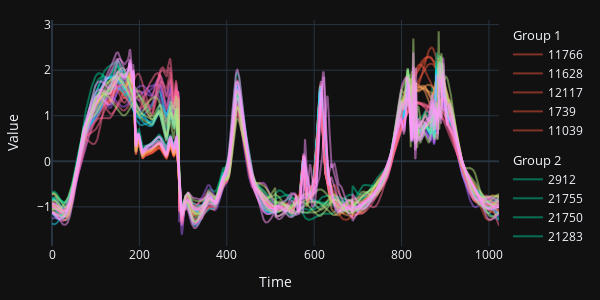

The notebook cell saved with this chart:
### Code cell
fig = data.plot_fig()
fig.update_layout(
    template="plotly_dark",
    height=300,
    width=600,
    xaxis=dict(title="Time"),
    yaxis=dict(title="Value"),
    margin=dict(l=20, r=20, t=20, b=20)
)

fig.show()

### Figure 1 — Plotly figure (JSON) as saved in the notebook; plotly's stock layout.template omitted (floating-point values rounded to 4 significant figures; data arrays with more than 128 entries replaced by an {"elided": "..."} marker saying what was removed)
{"data": [{"legendgroup": "1", "legendgrouptitle": {"text": "Group 1"}, "marker": {"color": "#EF553B"}, "name": "11766", "opacity": 0.5, "type": "scatter", "x": {"elided": "1024 int values"}, "y": {"elided": "1024 float values"}}, {"legendgroup": "1", "legendgrouptitle": {"text": "Group 1"}, "marker": {"color": "#EF553B"}, "name": "11628", "opacity": 0.5, "type": "scatter", "x": {"elided": "1024 int values"}, "y": {"elided": "1024 float values"}}, {"legendgroup": "1", "legendgrouptitle": {"text": "Group 1"}, "marker": {"color": "#EF553B"}, "name": "12117", "opacity": 0.5, "type": "scatter", "x": {"elided": "1024 int values"}, "y": {"elided": "1024 float values"}}, {"legendgroup": "1", "legendgrouptitle": {"text": "Group 1"}, "marker": {"color": "#EF553B"}, "name": "1739", "opacity": 0.5, "type": "scatter", "x": {"elided": "1024 int values"}, "y": {"elided": "1024 float values"}}, {"legendgroup": "1", "legendgrouptitle": {"text": "Group 1"}, "marker": {"color": "#EF553B"}, "name": "11039", "opacity": 0.5, "type": "scatter", "x": {"elided": "1024 int values"}, "y": {"elided": "1024 float values"}}, {"legendgroup": "2", "legendgrouptitle": {"text": "Group 2"}, "marker": {"color": "#00CC96"}, "name": "2912", "opacity": 0.5, "type": "scatter", "x": {"elided": "1024 int values"}, "y": {"elided": "1024 float values"}}, {"legendgroup": "2", "legendgrouptitle": {"text": "Group 2"}, "marker": {"color": "#00CC96"}, "name": "21755", "opacity": 0.5, "type": "scatter", "x": {"elided": "1024 int values"}, "y": {"elided": "1024 float values"}}, {"legendgroup": "2", "legendgrouptitle": {"text": "Group 2"}, "marker": {"color": "#00CC96"}, "name": "21750", "opacity": 0.5, "type": "scatter", "x": {"elided": "1024 int values"}, "y": {"elided": "1024 float values"}}, {"legendgroup": "2", "legendgrouptitle": {"text": "Group 2"}, "marker": {"color": "#00CC96"}, "name": "21283", "opacity": 0.5, "type": "scatter", "x": {"elided": "1024 int values"}, "y": {"elided": "1024 float values"}}, {"legendgroup": "2", "legendgrouptitle": {"text": "Group 2"}, "marker": {"color": "#00CC96"}, "name": "2582", "opacity": 0.5, "type": "scatter", "x": {"elided": "1024 int values"}, "y": {"elided": "1024 float values"}}, {"legendgroup": "3", "legendgrouptitle": {"text": "Group 3"}, "marker": {"color": "#AB63FA"}, "name": "3445", "opacity": 0.5, "type": "scatter", "x": {"elided": "1024 int values"}, "y": {"elided": "1024 float values"}}, {"legendgroup": "3", "legendgrouptitle": {"text": "Group 3"}, "marker": {"color": "#AB63FA"}, "name": "3424", "opacity": 0.5, "type": "scatter", "x": {"elided": "1024 int values"}, "y": {"elided": "1024 float values"}}, {"legendgroup": "3", "legendgrouptitle": {"text": "Group 3"}, "marker": {"color": "#AB63FA"}, "name": "31676", "opacity": 0.5, "type": "scatter", "x": {"elided": "1024 int values"}, "y": {"elided": "1024 float values"}}, {"legendgroup": "3", "legendgrouptitle": {"text": "Group 3"}, "marker": {"color": "#AB63FA"}, "name": "32053", "opacity": 0.5, "type": "scatter", "x": {"elided": "1024 int values"}, "y": {"elided": "1024 float values"}}, {"legendgroup": "3", "legendgrouptitle": {"text": "Group 3"}, "marker": {"color": "#AB63FA"}, "name": "31238", "opacity": 0.5, "type": "scatter", "x": {"elided": "1024 int values"}, "y": {"elided": "1024 float values"}}, {"legendgroup": "4", "legendgrouptitle": {"text": "Group 4"}, "marker": {"color": "#FFA15A"}, "name": "41703", "opacity": 0.5, "type": "scatter", "x": {"elided": "1024 int values"}, "y": {"elided": "1024 float values"}}, {"legendgroup": "4", "legendgrouptitle": {"text": "Group 4"}, "marker": {"color": "#FFA15A"}, "name": "41157", "opacity": 0.5, "type": "scatter", "x": {"elided": "1024 int values"}, "y": {"elided": "1024 float values"}}, {"legendgroup": "4", "legendgrouptitle": {"text": "Group 4"}, "marker": {"color": "#FFA15A"}, "name": "41482", "opacity": 0.5, "type": "scatter", "x": {"elided": "1024 int values"}, "y": {"elided": "1024 float values"}}, {"legendgroup": "4", "legendgrouptitle": {"text": "Group 4"}, "marker": {"color": "#FFA15A"}, "name": "42118", "opacity": 0.5, "type": "scatter", "x": {"elided": "1024 int values"}, "y": {"elided": "1024 float values"}}, {"legendgroup": "4", "legendgrouptitle": {"text": "Group 4"}, "marker": {"color": "#FFA15A"}, "name": "42364", "opacity": 0.5, "type": "scatter", "x": {"elided": "1024 int values"}, "y": {"elided": "1024 float values"}}, {"legendgroup": "5", "legendgrouptitle": {"text": "Group 5"}, "marker": {"color": "#19D3F3"}, "name": "5709", "opacity": 0.5, "type": "scatter", "x": {"elided": "1024 int values"}, "y": {"elided": "1024 float values"}}, {"legendgroup": "5", "legendgrouptitle": {"text": "Group 5"}, "marker": {"color": "#19D3F3"}, "name": "52394", "opacity": 0.5, "type": "scatter", "x": {"elided": "1024 int values"}, "y": {"elided": "1024 float values"}}, {"legendgroup": "5", "legendgrouptitle": {"text": "Group 5"}, "marker": {"color": "#19D3F3"}, "name": "52156", "opacity": 0.5, "type": "scatter", "x": {"elided": "1024 int values"}, "y": {"elided": "1024 float values"}}, {"legendgroup": "5", "legendgrouptitle": {"text": "Group 5"}, "marker": {"color": "#19D3F3"}, "name": "51428", "opacity": 0.5, "type": "scatter", "x": {"elided": "1024 int values"}, "y": {"elided": "1024 float values"}}, {"legendgroup": "5", "legendgrouptitle": {"text": "Group 5"}, "marker": {"color": "#19D3F3"}, "name": "5151", "opacity": 0.5, "type": "scatter", "x": {"elided": "1024 int values"}, "y": {"elided": "1024 float values"}}, {"legendgroup": "6", "legendgrouptitle": {"text": "Group 6"}, "marker": {"color": "#FF6692"}, "name": "6966", "opacity": 0.5, "type": "scatter", "x": {"elided": "1024 int values"}, "y": {"elided": "1024 float values"}}, {"legendgroup": "6", "legendgrouptitle": {"text": "Group 6"}, "marker": {"color": "#FF6692"}, "name": "61051", "opacity": 0.5, "type": "scatter", "x": {"elided": "1024 int values"}, "y": {"elided": "1024 float values"}}, {"legendgroup": "6", "legendgrouptitle": {"text": "Group 6"}, "marker": {"color": "#FF6692"}, "name": "6928", "opacity": 0.5, "type": "scatter", "x": {"elided": "1024 int values"}, "y": {"elided": "1024 float values"}}, {"legendgroup": "6", "legendgrouptitle": {"text": "Group 6"}, "marker": {"color": "#FF6692"}, "name": "642", "opacity": 0.5, "type": "scatter", "x": {"elided": "1024 int values"}, "y": {"elided": "1024 float values"}}, {"legendgroup": "6", "legendgrouptitle": {"text": "Group 6"}, "marker": {"color": "#FF6692"}, "name": "6624", "opacity": 0.5, "type": "scatter", "x": {"elided": "1024 int values"}, "y": {"elided": "1024 float values"}}, {"legendgroup": "7", "legendgrouptitle": {"text": "Group 7"}, "marker": {"color": "#B6E880"}, "name": "71156", "opacity": 0.5, "type": "scatter", "x": {"elided": "1024 int values"}, "y": {"elided": "1024 float values"}}, {"legendgroup": "7", "legendgrouptitle": {"text": "Group 7"}, "marker": {"color": "#B6E880"}, "name": "7519", "opacity": 0.5, "type": "scatter", "x": {"elided": "1024 int values"}, "y": {"elided": "1024 float values"}}, {"legendgroup": "7", "legendgrouptitle": {"text": "Group 7"}, "marker": {"color": "#B6E880"}, "name": "72085", "opacity": 0.5, "type": "scatter", "x": {"elided": "1024 int values"}, "y": {"elided": "1024 float values"}}, {"legendgroup": "7", "legendgrouptitle": {"text": "Group 7"}, "marker": {"color": "#B6E880"}, "name": "7804", "opacity": 0.5, "type": "scatter", "x": {"elided": "1024 int values"}, "y": {"elided": "1024 float values"}}, {"legendgroup": "7", "legendgrouptitle": {"text": "Group 7"}, "marker": {"color": "#B6E880"}, "name": "7538", "opacity": 0.5, "type": "scatter", "x": {"elided": "1024 int values"}, "y": {"elided": "1024 float values"}}, {"legendgroup": "8", "legendgrouptitle": {"text": "Group 8"}, "marker": {"color": "#FF97FF"}, "name": "82116", "opacity": 0.5, "type": "scatter", "x": {"elided": "1024 int values"}, "y": {"elided": "1024 float values"}}, {"legendgroup": "8", "legendgrouptitle": {"text": "Group 8"}, "marker": {"color": "#FF97FF"}, "name": "81094", "opacity": 0.5, "type": "scatter", "x": {"elided": "1024 int values"}, "y": {"elided": "1024 float values"}}, {"legendgroup": "8", "legendgrouptitle": {"text": "Group 8"}, "marker": {"color": "#FF97FF"}, "name": "8156", "opacity": 0.5, "type": "scatter", "x": {"elided": "1024 int values"}, "y": {"elided": "1024 float values"}}, {"legendgroup": "8", "legendgrouptitle": {"text": "Group 8"}, "marker": {"color": "#FF97FF"}, "name": "81300", "opacity": 0.5, "type": "scatter", "x": {"elided": "1024 int values"}, "y": {"elided": "1024 float values"}}, {"legendgroup": "8", "legendgrouptitle": {"text": "Group 8"}, "marker": {"color": "#FF97FF"}, "name": "8665", "opacity": 0.5, "type": "scatter", "x": {"elided": "1024 int values"}, "y": {"elided": "1024 float values"}}], "layout": {"height": 300, "margin": {"b": 20, "l": 20, "r": 20, "t": 20}, "width": 600, "xaxis": {"title": {"text": "Time"}}, "yaxis": {"title": {"text": "Value"}}}}
